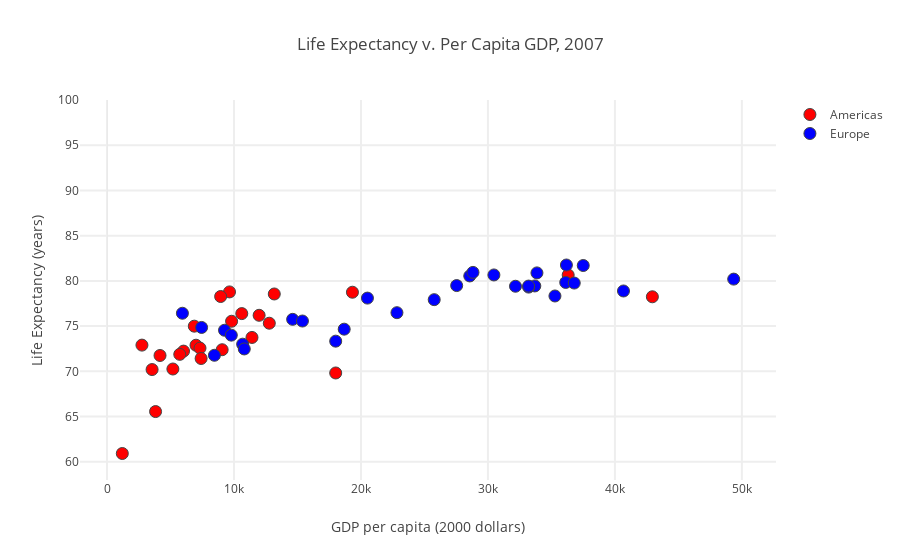

Notebook code for this chart:
### Code cell
def continent_trace(continent, color):
    subf = df[(df.continent==continent)];
    return go.Scatter(
    x=subf.gdp_percap,
    y=subf.life_exp,
    mode='markers',
    marker=dict(size=12,
                line=dict(width=1),
                color=color
               ),
    name=str.title(continent),
    text=subf.country,
    )
    
data_comp = [
    continent_trace(continent, color)
    for continent, color in [
        ('Americas', 'red'),
        ('Europe', 'blue'),
    ]
]

layout_comp = go.Layout(
    title='Life Expectancy v. Per Capita GDP, 2007',
    hovermode='closest',
    xaxis=dict(
        title='GDP per capita (2000 dollars)',
        ticklen=0,
        zeroline=False,
        gridwidth=2,
    ),
    yaxis=dict(
        title='Life Expectancy (years)',
        ticklen=0,
        gridwidth=2,
    ),
)


layout_comp.update(dict(shapes = [
        {
            'type': 'rect',
            # x-reference is assigned to the x-values
            'xref': 'x',
            # y-reference is assigned to the plot paper [0,1]
            'yref': 'y',
            'x0': 0,
            'y0': 70,
            'x1': 50,
            'y1': 100,
            'fillcolor': '#d3d3d3',
            'opacity': 0.2,
            'line': {
                'width': 0,
            }
        }]
        ))

fig_comp = go.Figure(data=data_comp, layout=layout_comp)
py.iplot(fig_comp, filename='life-expectancy-per-GDP-2007')

### Figure 1 — Plotly figure (JSON) as saved in the notebook; plotly's stock layout.template omitted (floating-point values rounded to 4 significant figures)
{"data": [{"marker": {"color": "red", "line": {"width": 1}, "size": 12}, "mode": "markers", "name": "Americas", "text": ["Country: Argentina<br>Population: 40301927.0", "Country: Bolivia<br>Population: 9119152.0", "Country: Brazil<br>Population: 190010647.0", "Country: Canada<br>Population: 33390141.0", "Country: Chile<br>Population: 16284741.0", "Country: Colombia<br>Population: 44227550.0", "Country: Costa Rica<br>Population: 4133884.0", "Country: Cuba<br>Population: 11416987.0", "Country: Dominican Republic<br>Population: 9319622.0", "Country: Ecuador<br>Population: 13755680.0", "Country: El Salvador<br>Population: 6939688.0", "Country: Guatemala<br>Population: 12572928.0", "Country: Haiti<br>Population: 8502814.0", "Country: Honduras<br>Population: 7483763.0", "Country: Jamaica<br>Population: 2780132.0", "Country: Mexico<br>Population: 108700891.0", "Country: Nicaragua<br>Population: 5675356.0", "Country: Panama<br>Population: 3242173.0", "Country: Paraguay<br>Population: 6667147.0", "Country: Peru<br>Population: 28674757.0", "Country: Puerto Rico<br>Population: 3942491.0", "Country: Trinidad and Tobago<br>Population: 1056608.0", "Country: United States<br>Population: 301139947.0", "Country: Uruguay<br>Population: 3447496.0", "Country: Venezuela<br>Population: 26084662.0"], "type": "scatter", "x": [12780.0, 3822.0, 9066.0, 36320.0, 13170.0, 7007.0, 9645.0, 8948.0, 6025.0, 6873.0, 5728.0, 5186.0, 1202.0, 3548.0, 7321.0, 11980.0, 2749.0, 9809.0, 4173.0, 7409.0, 19330.0, 18010.0, 42950.0, 10610.0, 11420.0], "y": [75.32, 65.55, 72.39, 80.65, 78.55, 72.89, 78.78, 78.27, 72.23, 74.99, 71.88, 70.26, 60.92, 70.2, 72.57, 76.19, 72.9, 75.54, 71.75, 71.42, 78.75, 69.82, 78.24, 76.38, 73.75]}, {"marker": {"color": "blue", "line": {"width": 1}, "size": 12}, "mode": "markers", "name": "Europe", "text": ["Country: Albania<br>Population: 3600523.0", "Country: Austria<br>Population: 8199783.0", "Country: Belgium<br>Population: 10392226.0", "Country: Bosnia and Herzegovina<br>Population: 4552198.0", "Country: Bulgaria<br>Population: 7322858.0", "Country: Croatia<br>Population: 4493312.0", "Country: Czech Republic<br>Population: 10228744.0", "Country: Denmark<br>Population: 5468120.0", "Country: Finland<br>Population: 5238460.0", "Country: France<br>Population: 61083916.0", "Country: Germany<br>Population: 82400996.0", "Country: Greece<br>Population: 10706290.0", "Country: Hungary<br>Population: 9956108.0", "Country: Iceland<br>Population: 301931.0", "Country: Ireland<br>Population: 4109086.0", "Country: Italy<br>Population: 58147733.0", "Country: Montenegro<br>Population: 684736.0", "Country: Netherlands<br>Population: 16570613.0", "Country: Norway<br>Population: 4627926.0", "Country: Poland<br>Population: 38518241.0", "Country: Portugal<br>Population: 10642836.0", "Country: Romania<br>Population: 22276056.0", "Country: Serbia<br>Population: 10150265.0", "Country: Slovak Republic<br>Population: 5447502.0", "Country: Slovenia<br>Population: 2009245.0", "Country: Spain<br>Population: 40448191.0", "Country: Sweden<br>Population: 9031088.0", "Country: Switzerland<br>Population: 7554661.0", "Country: Turkey<br>Population: 71158647.0", "Country: United Kingdom<br>Population: 60776238.0"], "type": "scatter", "x": [5937.0, 36130.0, 33690.0, 7446.0, 10680.0, 14620.0, 22830.0, 35280.0, 33210.0, 30470.0, 32170.0, 27540.0, 18010.0, 36180.0, 40680.0, 28570.0, 9254.0, 36800.0, 49360.0, 15390.0, 20510.0, 10810.0, 9787.0, 18680.0, 25770.0, 28820.0, 33860.0, 37510.0, 8458.0, 33200.0], "y": [76.42, 79.83, 79.44, 74.85, 73.0, 75.75, 76.49, 78.33, 79.31, 80.66, 79.41, 79.48, 73.34, 81.76, 78.89, 80.55, 74.54, 79.76, 80.2, 75.56, 78.1, 72.48, 74.0, 74.66, 77.93, 80.94, 80.88, 81.7, 71.78, 79.42]}], "layout": {"hovermode": "closest", "shapes": [{"fillcolor": "#d3d3d3", "line": {"width": 0}, "opacity": 0.2, "type": "rect", "x0": 0, "x1": 50, "xref": "x", "y0": 70, "y1": 100, "yref": "y"}], "title": "Life Expectancy v. Per Capita GDP, 2007", "xaxis": {"gridwidth": 2, "ticklen": 0, "title": "GDP per capita (2000 dollars)", "zeroline": false}, "yaxis": {"gridwidth": 2, "ticklen": 0, "title": "Life Expectancy (years)"}}}
